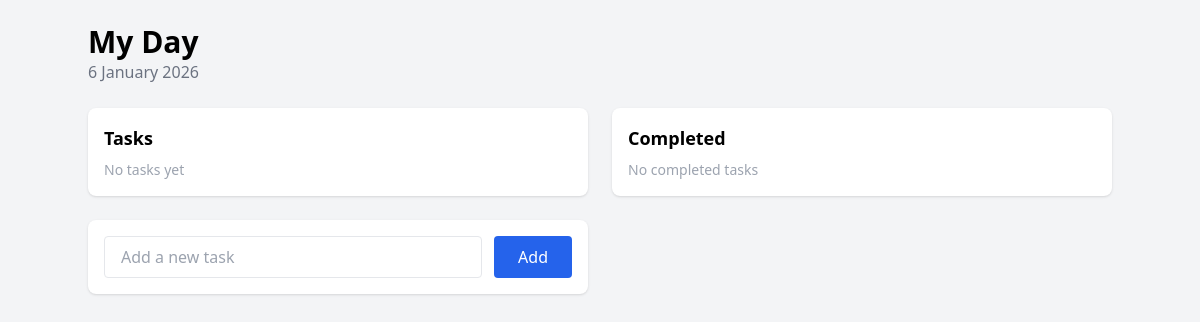
Before: / with the older database file.
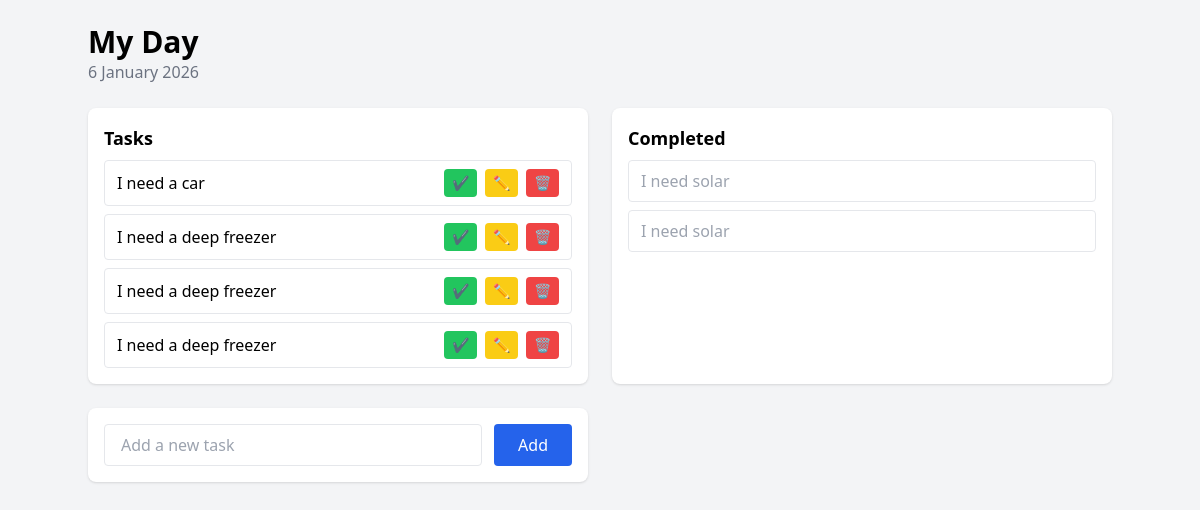
After: the same page with the newer database file.
### task_main/models.py (models this page shows, shortened)
class Task(models.Model):
    task = models.CharField(max_length=250)
    is_completed = models.BooleanField(default=False)
    created_at = models.DateTimeField(auto_now_add=True)
    updated_at = models.DateTimeField(auto_now=True)

### task/views.py (the view)
# urls.py: 2. Add a URL to urlpatterns:  path('', views.home, name='home')
def home(request):
    if request.method == "POST":
        task_text = request.POST.get("task")
        if task_text:
            Task.objects.create(task=task_text)
    tasks = Task.objects.filter(is_completed=False)
    completed_tasks = Task.objects.filter(is_completed=True)
    return render(request, "home.html", {
        "tasks": tasks,
        "completed_tasks": completed_tasks,
    })

### Templates/home.html (shortened to what this page needs)
{% load static %}
<!DOCTYPE html>
<html lang="en">
<head>
  <script src="https://cdn.tailwindcss.com"></script>
</head>
<body class="bg-gray-100 min-h-screen p-6">
<div class="max-w-5xl mx-auto space-y-6">
  <div>
    <h1 class="text-3xl font-bold">My Day</h1>
    <p class="text-gray-500">{% now "j F Y" %}</p>
  </div>
  <div class="grid grid-cols-1 md:grid-cols-2 gap-6">
    <div class="bg-white rounded-lg shadow p-4">
      <h2 class="text-lg font-semibold mb-2">Tasks</h2>
      <ul class="space-y-2 max-h-72 overflow-y-auto">
        {% for task in tasks %}
        <li class="flex justify-between items-center border rounded px-3 py-2">
          <span>{{ task.task }}</span>
          <div class="flex gap-2">
            <a href="{% url 'complete' task.id %}"
               class="bg-green-500 hover:bg-green-600 text-white px-2 py-1 rounded text-sm">✔</a>
            <a href="{% url 'edit' task.id %}"
               class="bg-yellow-400 hover:bg-yellow-500 text-white px-2 py-1 rounded text-sm">✏</a>
            <a href="{% url 'delete' task.id %}"
               class="bg-red-500 hover:bg-red-600 text-white px-2 py-1 rounded text-sm">🗑</a>
          </div>
        </li>
        {% empty %}
        <p class="text-gray-400 text-sm">No tasks yet</p>
        {% endfor %}
      </ul>
    </div>
    <div class="bg-white rounded-lg shadow p-4">
      <h2 class="text-lg font-semibold mb-2">Completed</h2>
      <ul class="space-y-2 max-h-72 overflow-y-auto">
        {% for task in completed_tasks %}
        <li class="border rounded px-3 py-2 text-gray-400">
          {{ task.task }}
        </li>
        {% empty %}
        <p class="text-gray-400 text-sm">No completed tasks</p>
        {% endfor %}
      </ul>
    </div>
    <div class="md:col-span-1 bg-white rounded-lg shadow p-4">
      <form method="post" class="flex gap-3">
        <input name="task"
               placeholder="Add a new task"
               class="flex-1 border rounded px-4 py-2 focus:ring-2 focus:ring-blue-500 outline-none">
        <button class="bg-blue-600 hover:bg-blue-700 text-white px-6 py-2 rounded">
          Add
        </button>
      </form>
    </div>
  </div>
</div>
</body>
</html>

Changed rows visible on the page:
added Task: task "I need a car", shown under "Tasks"
added Task: task "I need a deep freezer", shown under "Tasks"
added Task: task "I need a deep freezer", shown under "Tasks"
added Task: task "I need a deep freezer", shown under "Tasks"
added Task: task "I need solar", shown under "Completed"
added Task: task "I need solar", shown under "Completed"
Other visible differences:
text no longer shown: "No tasks yet No completed tasks"
